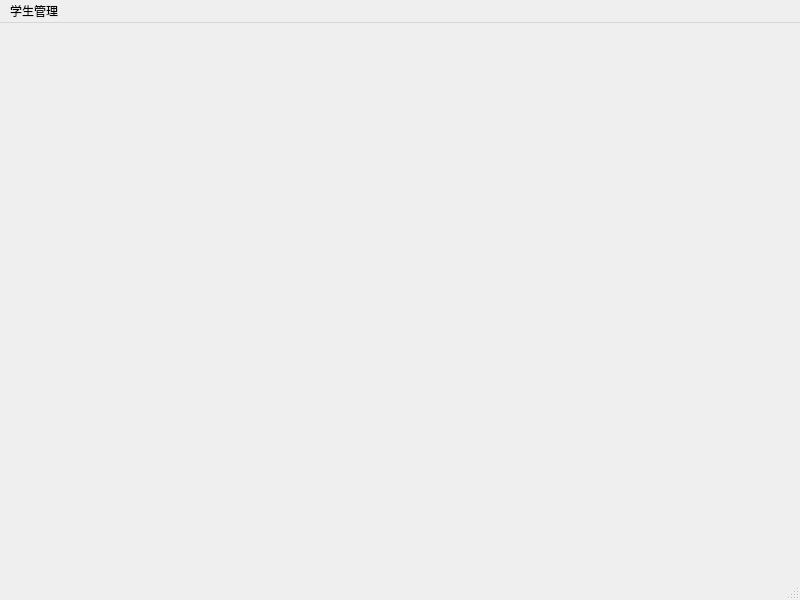
<?xml version="1.0" encoding="UTF-8"?>
<ui version="4.0">
 <class>MainWindow</class>
 <widget class="QMainWindow" name="MainWindow">
  <property name="geometry">
   <rect>
    <x>0</x>
    <y>0</y>
    <width>800</width>
    <height>600</height>
   </rect>
  </property>
  <property name="windowTitle">
   <string>MainWindow</string>
  </property>
  <widget class="QWidget" name="centralwidget"/>
  <widget class="QMenuBar" name="menubar">
   <property name="geometry">
    <rect>
     <x>0</x>
     <y>0</y>
     <width>800</width>
     <height>21</height>
    </rect>
   </property>
   <widget class="QMenu" name="menu">
    <property name="title">
     <string>学生管理</string>
    </property>
    <widget class="QMenu" name="menu_2">
     <property name="title">
      <string>学生类别管理</string>
     </property>
     <addaction name="action_6"/>
     <addaction name="action_7"/>
    </widget>
    <addaction name="action"/>
    <addaction name="action_2"/>
    <addaction name="menu_2"/>
    <addaction name="separator"/>
    <addaction name="action_3"/>
   </widget>
   <addaction name="menu"/>
  </widget>
  <widget class="QStatusBar" name="statusbar"/>
  <action name="action">
   <property name="icon">
    <iconset>
     <normaloff>C:/Users/java1234/Desktop/add.png</normaloff>C:/Users/java1234/Desktop/add.png</iconset>
   </property>
   <property name="text">
    <string>添加</string>
   </property>
   <property name="shortcut">
    <string>Ctrl+I</string>
   </property>
  </action>
  <action name="action_2">
   <property name="text">
    <string>修改</string>
   </property>
  </action>
  <action name="action_3">
   <property name="text">
    <string>安全退出</string>
   </property>
  </action>
  <action name="action_6">
   <property name="text">
    <string>学生类别添加</string>
   </property>
  </action>
  <action name="action_7">
   <property name="text">
    <string>学生类别修改</string>
   </property>
  </action>
 </widget>
 <resources/>
 <connections/>
</ui>
